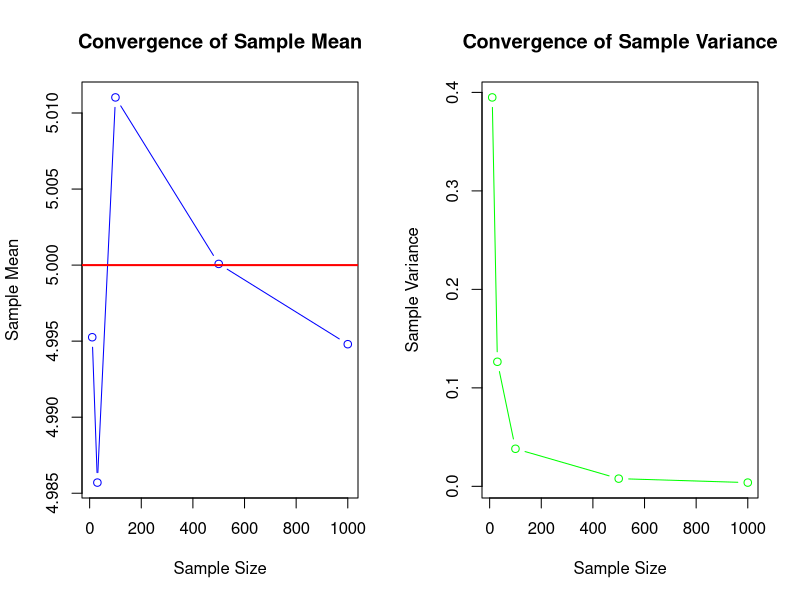

Source code (R):
mu <- 5; sigma <- 2; ns <- c(10, 30, 100, 500, 1000); N <- 1000
set.seed(123)
res <- sapply(ns, function(n) {
  sm <- replicate(N, mean(rnorm(n, mu, sigma)))
  c(mean(sm), var(sm))
})
par(mfrow = c(1, 2))
plot(ns, res[1, ], type = "b", col = "blue", main = "Convergence of Sample Mean", xlab = "Sample Size", ylab = "Sample Mean"); abline(h = mu, col = "red", lwd = 2)
plot(ns, res[2, ], type = "b", col = "green", main = "Convergence of Sample Variance", xlab = "Sample Size", ylab = "Sample Variance"); abline(h = sigma^2, col = "red", lwd = 2)